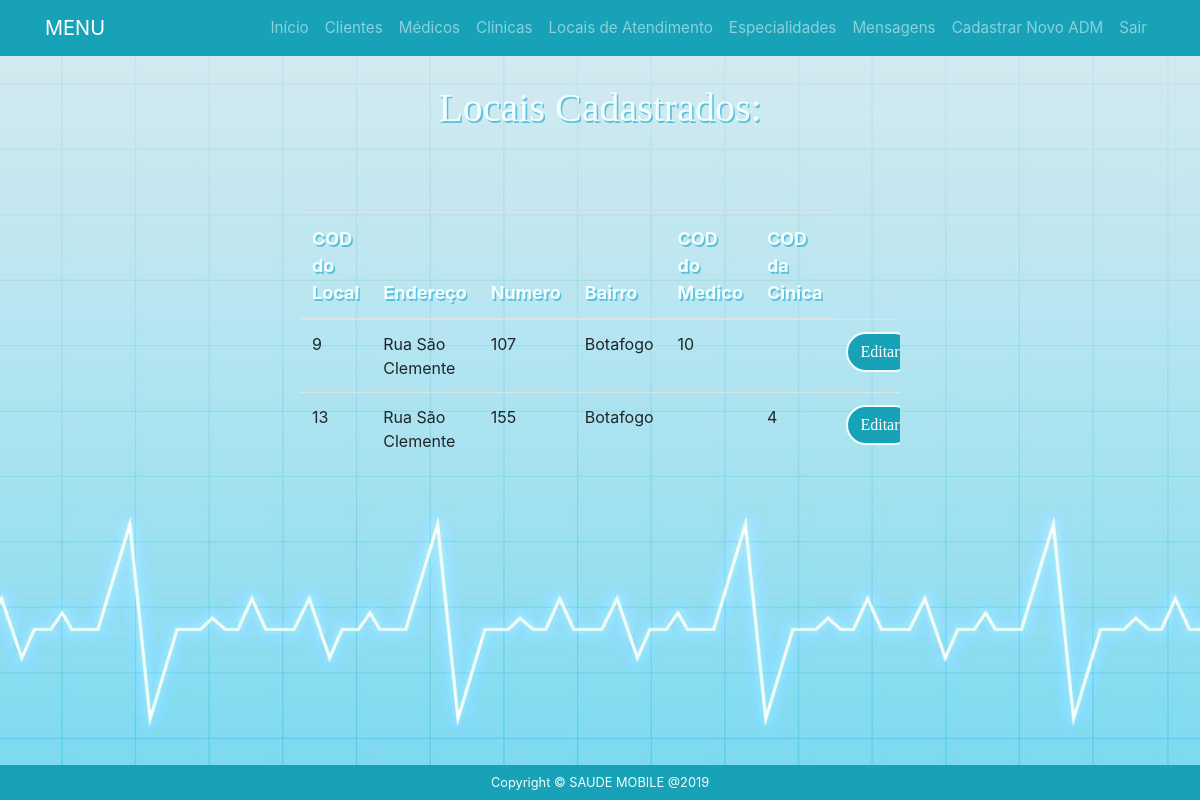
Screenshot of /adm/lista-locais.php with the database file from the repository.
### tables this page shows
CREATE TABLE `localdeatendimento` (
  `coddeatendimento` int(8) NOT NULL,
  `cep` varchar(9) NOT NULL,
  `endereco` varchar(40) NOT NULL,
  `numero` varchar(5) NOT NULL,
  `bairro` varchar(20) NOT NULL,
  `cidade` varchar(20) NOT NULL,
  `estado` varchar(20) NOT NULL,
  `telefone` varchar(13) NOT NULL,
  `celular` varchar(13) NOT NULL,
  `whatsapp` varchar(13) NOT NULL,
  `codmedico` int(8) DEFAULT NULL,
  `codpj` int(8) DEFAULT NULL
);

### adm/localdeaten.class.php (called while the page is built, shortened)
<?php
class localdeatendimento{
     public function lista(){
        $pdo = Conexao::conexao();
        $sql  = "SELECT * FROM localdeatendimento;";
        $consulta = $pdo->query($sql);
        $dados = null;
        while ($linha = $consulta->fetch(PDO::FETCH_ASSOC)){
            $dados[] = array(
            "coddeatendimento" => $linha['coddeatendimento'],
            "endereco" => $linha['endereco'],
            "numero" => $linha['numero'],
            "bairro" => $linha['bairro'],
            "codmedico" => $linha['codmedico'],
            "codpj" => $linha['codpj']
            );
        }
        return $dados;
    }
}

### adm/lista-locais.php (the view, shortened to what this page needs)
<?php
    require "localdeaten.class.php";
    $localdeatendimento = new localdeatendimento();
    $dados = $localdeatendimento->lista();
?>
<?php include "header.php" ?>
<body>
	<div class="container-fluid listarlocais">
		<div class="row">
			<div class="col-sm-3"></div>
			<div class="col-sm-6">
				<div class="content-box-large">
		  			<div class="panel-heading">
						<div class="panel-title">
				  			<h3>Locais Cadastrados:</h3><br><br>
						</div>
					</div>
		  			<div class="panel-body">
     				<?php if($dados==null){ ?>
            		<p>Nenhum Local Cadastrado</p>
        			<?php } else{ ?>
				  			 <div class="row">
		  						<div class="table-responsive">
		  							<table class="table table-hover">
				              			<thead>
				                			<tr>
				                  				<th>COD do Local</th>
				                  				<th>Endereço</th>
				                  				<th>Numero</th>
				                  				<th>Bairro</th>
				                  				<th>COD do Medico</th>
								  				<th>COD da Cinica</th>
				                			</tr>
				              			</thead>
					<?php foreach($dados as $dado => $coluna){
						  	echo "<tr>";
							echo "<td>".$coluna['coddeatendimento']."</td>";
							echo "<td>".$coluna['endereco']."</td>";
							echo "<td>".$coluna['numero']."</td>";
							echo "<td>".$coluna['bairro']."</td>";
							echo "<td>".$coluna['codmedico']."</td>";
							echo "<td>".$coluna['codpj']."</td>";
                            echo '<td>  <a href="editar-local.php?coddeatendimento='.$coluna['coddeatendimento'].  "&endereco=" . $coluna['endereco'] . "&numero=" . $coluna['numero'] . "&bairro=" . $coluna['bairro'].'"> <input type="submit" class="btn btn-info editar"  value="Editar"/></td><td>
                                         <a href="excluir-local.php?coddeatendimento='.$coluna['coddeatendimento'].'"> <input type="submit" class="btn btn-danger"  value="Excluir"/></a></td></td>';
						   }
					?>
				    <?php } ?>
				            	    </table>
		  						</div>
  							 </div>
					</div>
		  		</div>
			</div>
			<div class="col-sm-3"></div>
 		</div>
</body>
<?php include "../footer.php" ?>

### css/index.css (style rules this page uses)
.col-sm-8, .col-sm-6, .col-sm-3, .col-sm-2 { padding-top: 1.5vh; align-items: center; }
.container-fluid { padding-top: 12vh; width: 100vw; height: 100vh; background-image: url("../img/fundo.jpg"); background-size: 100% 100%; }
.container-fluid.listarlocais { padding-top: 1vh; width: 100vw; height: 100vh; background-image: url("../img/fundo.jpg"); background-size: 100% 100%; }
.container-fluid h3 { padding-top: 8vh; padding-bottom: 3vh; text-align: center; font-size: 5vh; color: azure; text-shadow: 0.2vh 0.2vh #5bc0de; font-family: 'Crete Round', serif !important; }
.btn.btn-info { display: block; margin-left: auto; margin-right: auto; width: 50%; height: 100%; border: 0.3vh solid azure; border-radius: 5vh; font-size: 2.5vh; font-family: 'Crete Round', serif !important; }
.btn.btn-info.editar { display: block; margin-left: auto; margin-right: auto; width: 100%; height: 90%; border: 0.3vh solid azure; border-radius: 5vh; font-size: 2.0vh; font-family: 'Crete Round', serif !important; }
a { font-size: 95%; }
th { color: azure; font-size: 2.25vh; text-shadow: 0.2vh 0.2vh #5bc0de; }

### rows the page displays
localdeatendimento: coddeatendimento "9", endereco "Rua São Clemente", numero "107", bairro "Botafogo", codmedico "10"
localdeatendimento: coddeatendimento "13", endereco "Rua São Clemente", numero "155", bairro "Botafogo", codpj "4"
